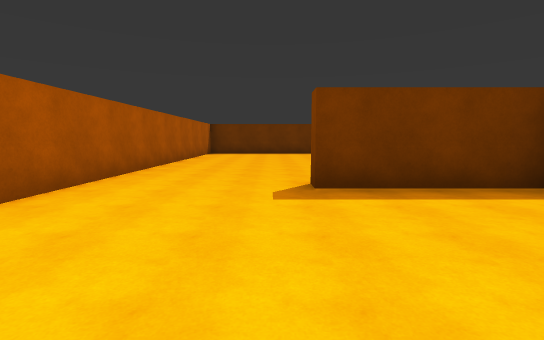
view 1 (above)

24 first-person views from a walk through a 3-D level made in the Unity game engine. The camera is 1.5 m above the floor, tilts 6° down and sees 85° across. The floor is counted in squares, 2 m on a side. Each view is taken from the middle of a square. On the plan, view 1 faces up. The plan holds only what a view shows up to about 10 squares ahead; the rest is blank. Surface patterns are stand-ins for the level's own textures.

view 2
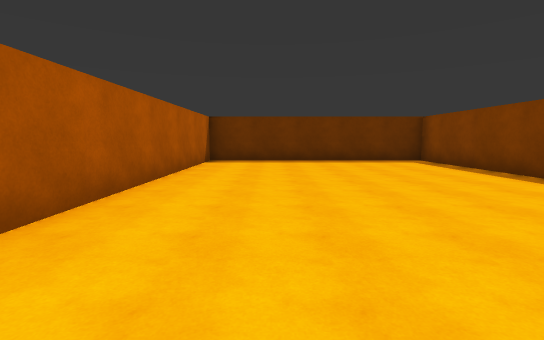

view 3
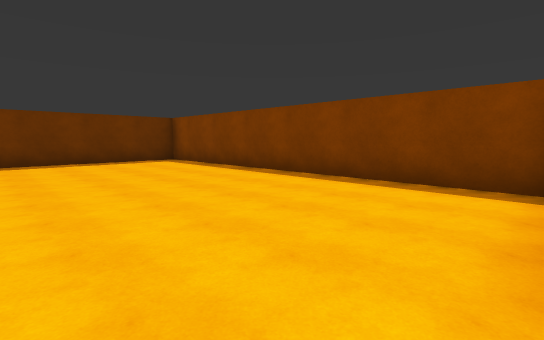

view 4
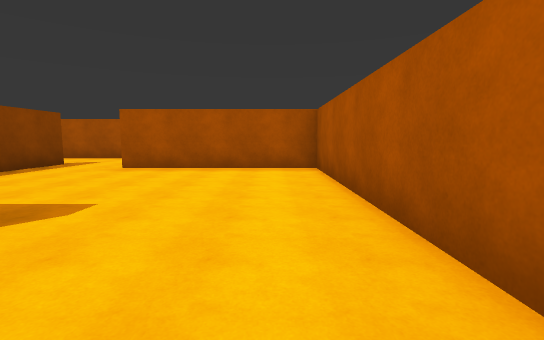

view 5
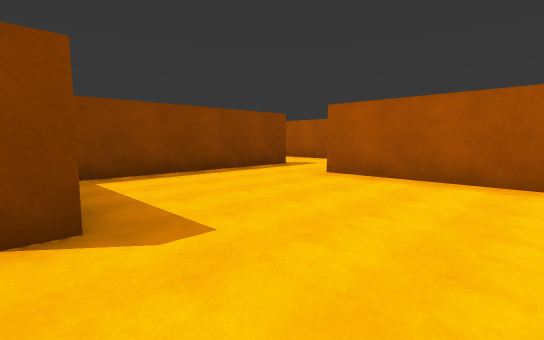

view 6
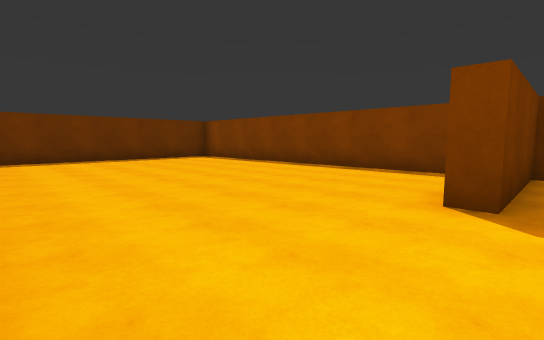

view 7
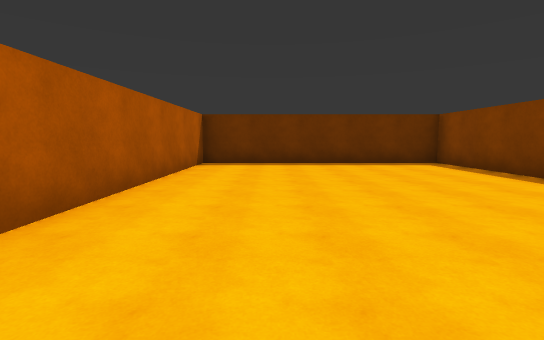

view 8
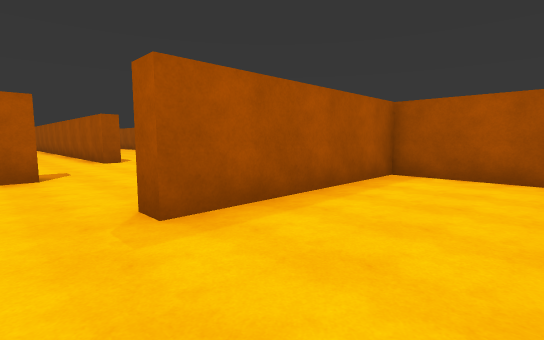

view 9
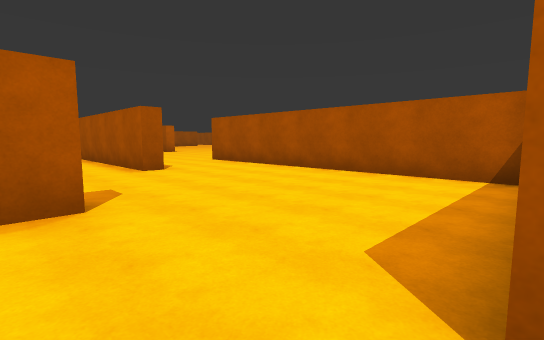

view 10
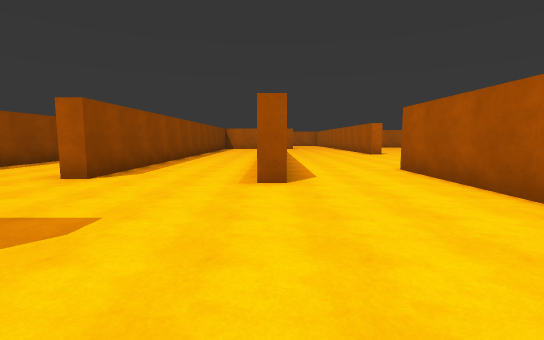

view 11
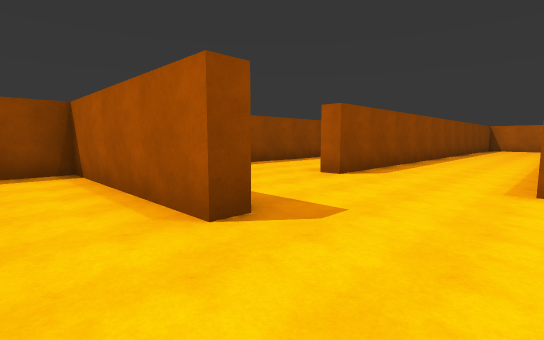

view 12
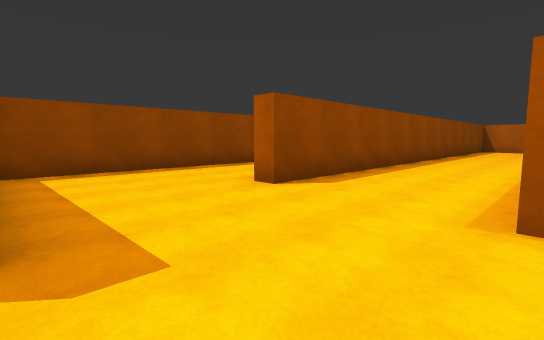

view 13
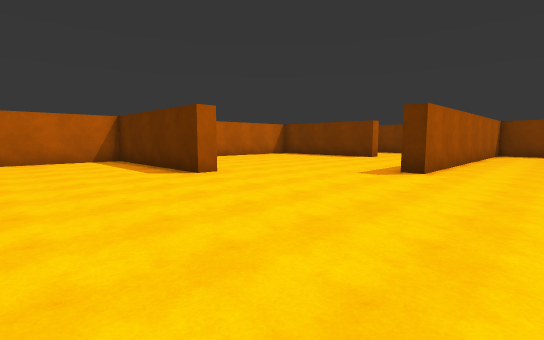

view 14
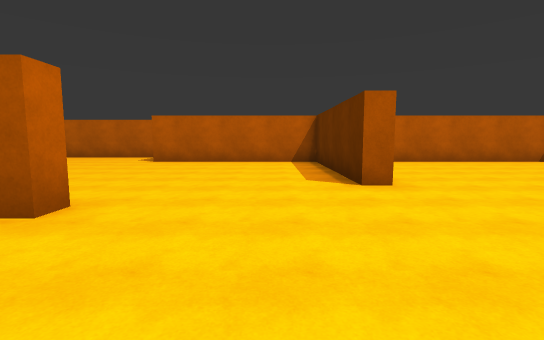

view 15
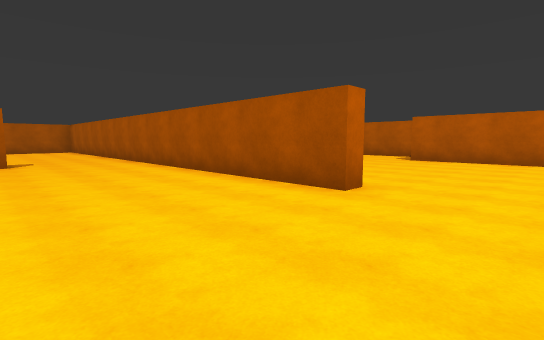

view 16
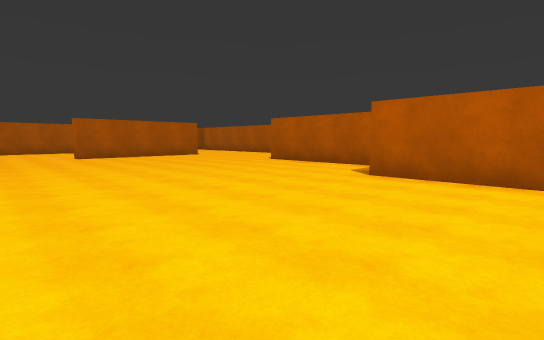

view 17
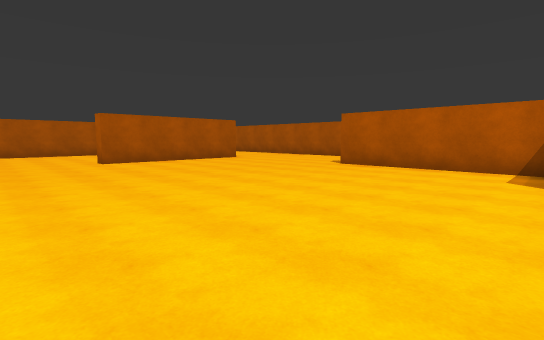

view 18
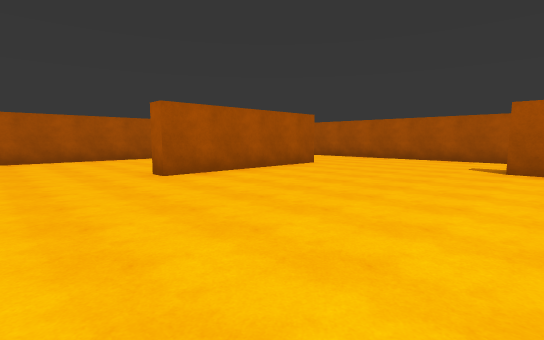

view 19
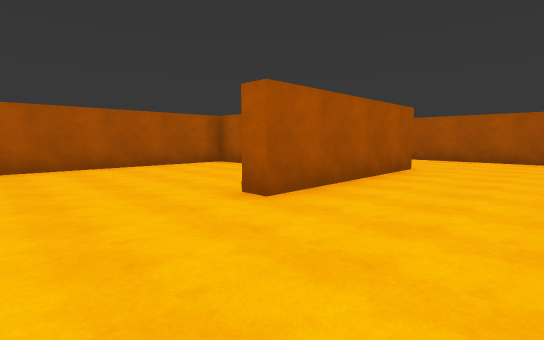

view 20
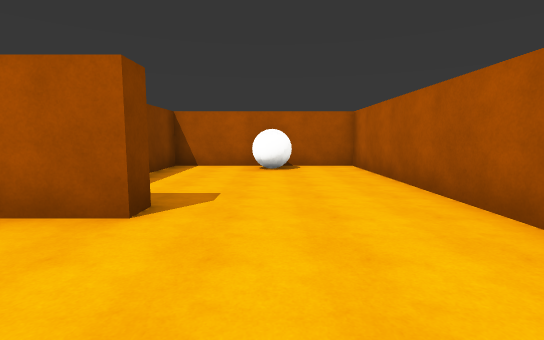

view 21
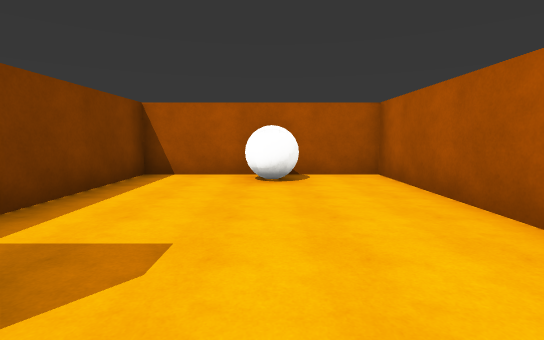

view 22
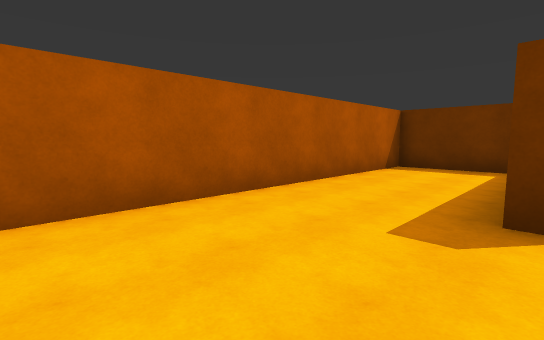

view 23
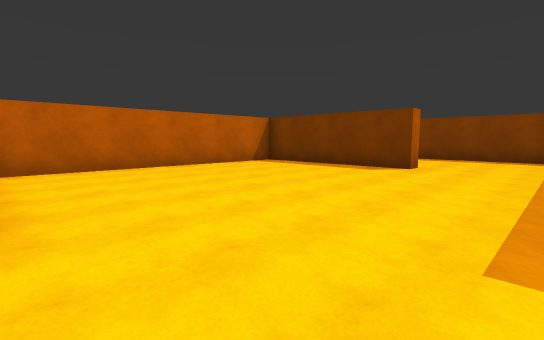

view 24
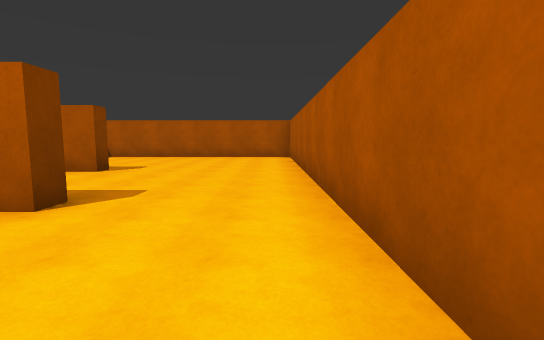

### Floor plan
Points are (right, up) in squares from view 1. A wall is a line through its corners. A room is listed if a view was taken in it or the views show most of it. See-through windows are left out.
Room 1 (views 1, 2, 3, 4, 5, 6, 7, 8)
walls: (4.2, 5.1) (4.2, 15.2) (-3.2, 15.2) (-3.2, -0.6) (1.8, -0.6); (4.2, -0.6) (4.2, 4.4) (0.6, 4.4) (0.6, 5)
ways out: opening at (2.5, -1) to room 2
Room 2 (views 9, 10, 11, 12, 13, 14, 15, 16, 17, 18, 19, 20, 21, 22, 23, 24)
walls: (-5.4, -17.2) (-4.8, -17.2) (-4.8, -31.8); (-6.7, -13) (-6.7, -13.5) (-11.8, -13.5) (-11.8, -19); (3.4, -15.8) (3.4, -8.5) (4, -8.5); (-1.6, -25.5) (-1.6, -25) (-1.1, -25); (-0.4, -8) (0.2, -8) (0.2, -12.5); (7.2, -13.1) (7.2, -5.2); (-13.9, -19.2) (-13.9, -24); (-14.9, -18.9) (-17.3, -18.9) (-17.3, -34.2) (-12.3, -34.2) (-12.3, -30.9); (-6.7, -5.4) (-10.6, -5.4); (0, -29.2) (0, -28.7) (0.8, -28.7); (2.2, -5) (2.2, -4.5) (7.2, -4.5) (7.2, -3.2); (-11.8, -6) (-11.8, -12.8); (-3.2, -1.5) (-3.2, -10.2) (-3.8, -10.2); (-13.7, -29.2) (-13.7, -28.7) (-8.7, -28.7) (-8.7, -29.2); (4.2, -1.8) (4.2, -0.6); (1.8, -0.6) (1.8, -1.1); (-11.8, -33.1) (-11.8, -34.2) (-6.2, -34.2)
ways out: opening at (2.5, -1) to room 1; opening at (-5.5, -5)
objects: other object (-15, -34) to (-15, -33)

Positions as (right, up) in squares from view 1, and headings:
1: (0, 0), facing up
2: (-1, 5), facing up
3: (-1, 5), facing up-right
4: (-2, 7), facing down
5: (-2, 5), facing down-right
6: (-3, 4), facing up-right
7: (-1, 6), facing up
8: (3, 2), facing down-left
9: (3, -1), facing down-left
10: (0, -3), facing down
11: (0, -3), facing down-right
12: (0, -5), facing down-right
13: (-1, -17), facing up-left
14: (-2, -15), facing left
15: (-1, -15), facing down-left
16: (-6, -16), facing down-left
17: (-6, -19), facing down-left
18: (-6, -23), facing down-left
19: (-6, -26), facing down-left
20: (-15, -26), facing down
21: (-15, -28), facing down
22: (-14, -27), facing up-left
23: (-4, -13), facing up-left
24: (-4, -22), facing down
